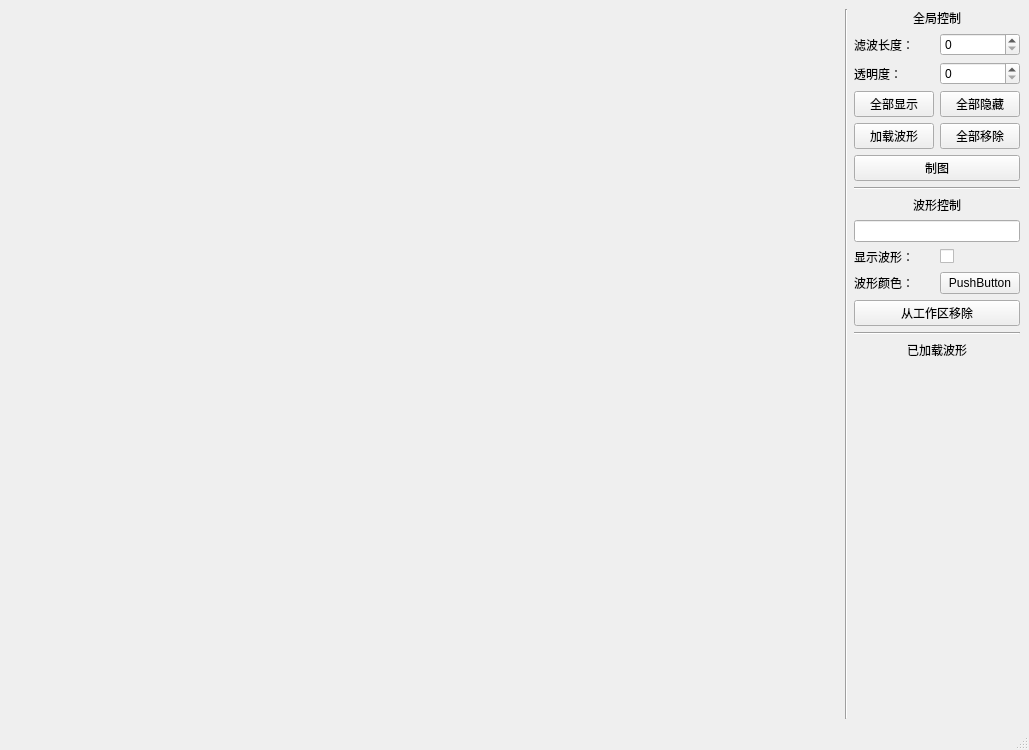
<?xml version="1.0" encoding="UTF-8"?>
<ui version="4.0">
 <class>MainWindow</class>
 <widget class="QMainWindow" name="MainWindow">
  <property name="geometry">
   <rect>
    <x>0</x>
    <y>0</y>
    <width>1029</width>
    <height>750</height>
   </rect>
  </property>
  <property name="windowTitle">
   <string>MainWindow</string>
  </property>
  <widget class="QWidget" name="centralwidget">
   <layout class="QHBoxLayout" name="horizontalLayout" stretch="1,0,0">
    <item>
     <widget class="QWidget" name="widget" native="true"/>
    </item>
    <item>
     <widget class="Line" name="line_3">
      <property name="orientation">
       <enum>Qt::Vertical</enum>
      </property>
     </widget>
    </item>
    <item>
     <layout class="QGridLayout" name="gridLayout" columnstretch="1,1,0">
      <item row="2" column="1" colspan="2">
       <widget class="QSpinBox" name="spinBox_alpha"/>
      </item>
      <item row="1" column="1" colspan="2">
       <widget class="QSpinBox" name="spinBox_MALength"/>
      </item>
      <item row="4" column="0">
       <widget class="QPushButton" name="pbt_loadWave">
        <property name="text">
         <string>加载波形</string>
        </property>
       </widget>
      </item>
      <item row="1" column="0">
       <widget class="QLabel" name="label_MALength">
        <property name="text">
         <string>滤波长度：</string>
        </property>
       </widget>
      </item>
      <item row="15" column="0" colspan="3">
       <widget class="QLabel" name="label_titleLoaded">
        <property name="text">
         <string>已加载波形</string>
        </property>
        <property name="alignment">
         <set>Qt::AlignCenter</set>
        </property>
       </widget>
      </item>
      <item row="2" column="0">
       <widget class="QLabel" name="label_alpha">
        <property name="text">
         <string>透明度：</string>
        </property>
       </widget>
      </item>
      <item row="6" column="0" rowspan="2" colspan="3">
       <widget class="Line" name="line_2">
        <property name="orientation">
         <enum>Qt::Horizontal</enum>
        </property>
       </widget>
      </item>
      <item row="9" column="0" colspan="3">
       <widget class="QLineEdit" name="lineEdit_waveName"/>
      </item>
      <item row="13" column="0" colspan="3">
       <widget class="QPushButton" name="pbt_removeWave">
        <property name="text">
         <string>从工作区移除</string>
        </property>
       </widget>
      </item>
      <item row="12" column="1" colspan="2">
       <widget class="QPushButton" name="pbt_waveColor">
        <property name="text">
         <string>PushButton</string>
        </property>
       </widget>
      </item>
      <item row="14" column="0" colspan="3">
       <widget class="Line" name="line">
        <property name="orientation">
         <enum>Qt::Horizontal</enum>
        </property>
       </widget>
      </item>
      <item row="0" column="0" colspan="3">
       <widget class="QLabel" name="label_titleGlobal">
        <property name="text">
         <string>全局控制</string>
        </property>
        <property name="alignment">
         <set>Qt::AlignCenter</set>
        </property>
       </widget>
      </item>
      <item row="11" column="0">
       <widget class="QLabel" name="label_showWave">
        <property name="text">
         <string>显示波形：</string>
        </property>
       </widget>
      </item>
      <item row="16" column="0" colspan="3">
       <spacer name="verticalSpacer">
        <property name="orientation">
         <enum>Qt::Vertical</enum>
        </property>
        <property name="sizeHint" stdset="0">
         <size>
          <width>20</width>
          <height>40</height>
         </size>
        </property>
       </spacer>
      </item>
      <item row="11" column="1" colspan="2">
       <widget class="QCheckBox" name="checkBox_showWave">
        <property name="text">
         <string/>
        </property>
       </widget>
      </item>
      <item row="3" column="0">
       <widget class="QPushButton" name="pbt_showAll">
        <property name="text">
         <string>全部显示</string>
        </property>
       </widget>
      </item>
      <item row="3" column="1" colspan="2">
       <widget class="QPushButton" name="pbt_clearAll">
        <property name="text">
         <string>全部隐藏</string>
        </property>
       </widget>
      </item>
      <item row="12" column="0">
       <widget class="QLabel" name="label_waveColor">
        <property name="text">
         <string>波形颜色：</string>
        </property>
       </widget>
      </item>
      <item row="8" column="0" colspan="3">
       <widget class="QLabel" name="label_titleWave">
        <property name="text">
         <string>波形控制</string>
        </property>
        <property name="alignment">
         <set>Qt::AlignCenter</set>
        </property>
       </widget>
      </item>
      <item row="4" column="1" colspan="2">
       <widget class="QPushButton" name="pbt_removeAll">
        <property name="text">
         <string>全部移除</string>
        </property>
       </widget>
      </item>
      <item row="5" column="0" colspan="3">
       <widget class="QPushButton" name="pbt_genFigure">
        <property name="text">
         <string>制图</string>
        </property>
       </widget>
      </item>
     </layout>
    </item>
   </layout>
  </widget>
  <widget class="QMenuBar" name="menubar">
   <property name="geometry">
    <rect>
     <x>0</x>
     <y>0</y>
     <width>1029</width>
     <height>23</height>
    </rect>
   </property>
  </widget>
  <widget class="QStatusBar" name="statusbar"/>
 </widget>
 <resources/>
 <connections/>
</ui>
